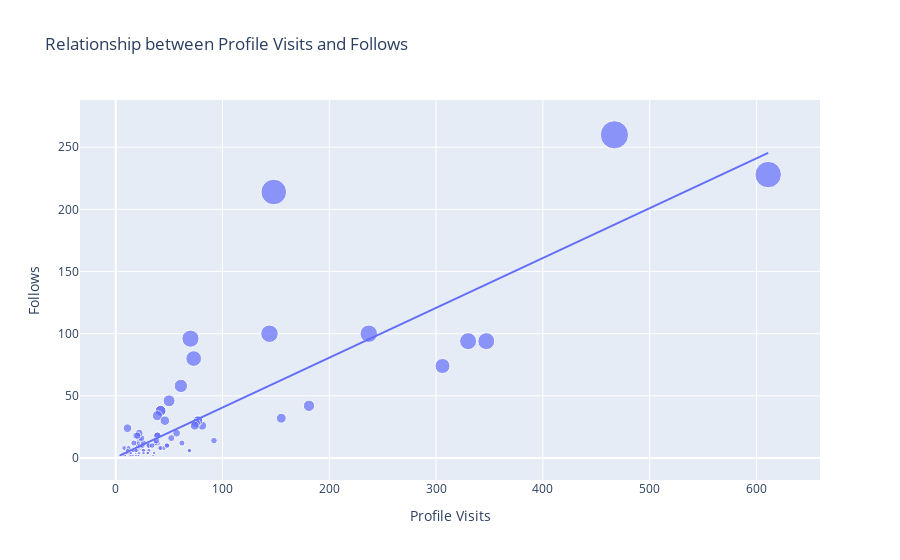

Notebook source saved alongside this figure:
### Code cell
figure = px.scatter(data_frame=data, x='Profile Visits', y='Follows',
                   size='Follows', trendline='ols',
                   title='Relationship between Profile Visits and Follows')
figure.show()

### Figure 1 — Plotly figure (JSON) as saved in the notebook; plotly's stock layout.template omitted (floating-point values rounded to 4 significant figures)
{"data": [{"hovertemplate": "Profile Visits=%{x}<br>Follows=%{marker.size}<extra></extra>", "legendgroup": "", "marker": {"color": "#636efa", "size": [2, 10, 12, 8, 0, 2, 0, 6, 4, 6, 4, 0, 2, 4, 42, 6, 2, 2, 30, 0, 0, 24, 100, 2, 4, 6, 6, 6, 2, 2, 20, 2, 4, 8, 26, 2, 2, 4, 0, 2, 94, 8, 18, 10, 4, 4, 4, 4, 18, 38, 10, 12, 4, 4, 74, 0, 6, 6, 0, 6, 12, 10, 8, 8, 46, 12, 10, 94, 6, 10, 6, 4, 12, 16, 12, 8, 32, 8, 16, 6, 10, 10, 6, 2, 2, 30, 0, 4, 4, 18, 38, 10, 2, 4, 6, 6, 6, 2, 2, 14, 8, 14, 28, 18, 12, 34, 26, 260, 16, 96, 20, 30, 58, 100, 80, 18, 10, 214, 228], "sizemode": "area", "sizeref": 0.65, "symbol": "circle"}, "mode": "markers", "name": "", "orientation": "v", "showlegend": false, "type": "scatter", "x": [35, 48, 62, 23, 8, 9, 26, 12, 36, 31, 29, 15, 8, 20, 181, 17, 16, 21, 77, 10, 9, 11, 144, 14, 10, 19, 69, 11, 19, 9, 57, 13, 11, 24, 81, 4, 7, 14, 18, 8, 330, 21, 19, 32, 19, 21, 14, 30, 39, 42, 31, 20, 12, 22, 306, 13, 26, 16, 15, 15, 39, 21, 8, 45, 50, 37, 25, 347, 26, 48, 16, 26, 17, 52, 22, 41, 155, 12, 22, 20, 23, 25, 17, 16, 21, 77, 10, 14, 30, 39, 42, 31, 14, 10, 19, 69, 11, 19, 9, 38, 42, 92, 75, 21, 26, 39, 74, 467, 24, 70, 22, 46, 61, 237, 73, 20, 34, 148, 611], "xaxis": "x", "y": [2, 10, 12, 8, 0, 2, 0, 6, 4, 6, 4, 0, 2, 4, 42, 6, 2, 2, 30, 0, 0, 24, 100, 2, 4, 6, 6, 6, 2, 2, 20, 2, 4, 8, 26, 2, 2, 4, 0, 2, 94, 8, 18, 10, 4, 4, 4, 4, 18, 38, 10, 12, 4, 4, 74, 0, 6, 6, 0, 6, 12, 10, 8, 8, 46, 12, 10, 94, 6, 10, 6, 4, 12, 16, 12, 8, 32, 8, 16, 6, 10, 10, 6, 2, 2, 30, 0, 4, 4, 18, 38, 10, 2, 4, 6, 6, 6, 2, 2, 14, 8, 14, 28, 18, 12, 34, 26, 260, 16, 96, 20, 30, 58, 100, 80, 18, 10, 214, 228], "yaxis": "y"}, {"hovertemplate": "<b>OLS trendline</b><br>Follows = 0.400884 * Profile Visits + 0.46283<br>R<sup>2</sup>=0.727868<br><br>Profile Visits=%{x}<br>Follows=%{y} <b>(trend)</b><extra></extra>", "legendgroup": "", "marker": {"color": "#636efa", "symbol": "circle"}, "mode": "lines", "name": "", "showlegend": false, "type": "scatter", "x": [4, 7, 8, 8, 8, 8, 9, 9, 9, 9, 10, 10, 10, 10, 11, 11, 11, 11, 12, 12, 12, 13, 13, 14, 14, 14, 14, 14, 15, 15, 15, 16, 16, 16, 16, 17, 17, 17, 18, 19, 19, 19, 19, 19, 19, 20, 20, 20, 20, 21, 21, 21, 21, 21, 21, 22, 22, 22, 22, 23, 23, 24, 24, 25, 25, 26, 26, 26, 26, 26, 29, 30, 30, 31, 31, 31, 32, 34, 35, 36, 37, 38, 39, 39, 39, 39, 41, 42, 42, 42, 45, 46, 48, 48, 50, 52, 57, 61, 62, 69, 69, 70, 73, 74, 75, 77, 77, 81, 92, 144, 148, 155, 181, 237, 306, 330, 347, 467, 611], "xaxis": "x", "y": [2.066, 3.269, 3.67, 3.67, 3.67, 3.67, 4.071, 4.071, 4.071, 4.071, 4.472, 4.472, 4.472, 4.472, 4.873, 4.873, 4.873, 4.873, 5.273, 5.273, 5.273, 5.674, 5.674, 6.075, 6.075, 6.075, 6.075, 6.075, 6.476, 6.476, 6.476, 6.877, 6.877, 6.877, 6.877, 7.278, 7.278, 7.278, 7.679, 8.08, 8.08, 8.08, 8.08, 8.08, 8.08, 8.481, 8.481, 8.481, 8.481, 8.881, 8.881, 8.881, 8.881, 8.881, 8.881, 9.282, 9.282, 9.282, 9.282, 9.683, 9.683, 10.08, 10.08, 10.48, 10.48, 10.89, 10.89, 10.89, 10.89, 10.89, 12.09, 12.49, 12.49, 12.89, 12.89, 12.89, 13.29, 14.09, 14.49, 14.89, 15.3, 15.7, 16.1, 16.1, 16.1, 16.1, 16.9, 17.3, 17.3, 17.3, 18.5, 18.9, 19.71, 19.71, 20.51, 21.31, 23.31, 24.92, 25.32, 28.12, 28.12, 28.52, 29.73, 30.13, 30.53, 31.33, 31.33, 32.93, 37.34, 58.19, 59.79, 62.6, 73.02, 95.47, 123.1, 132.8, 139.6, 187.7, 245.4], "yaxis": "y"}], "layout": {"legend": {"itemsizing": "constant", "tracegroupgap": 0}, "title": {"text": "Relationship between Profile Visits and Follows"}, "xaxis": {"anchor": "y", "domain": [0, 1], "title": {"text": "Profile Visits"}}, "yaxis": {"anchor": "x", "domain": [0, 1], "title": {"text": "Follows"}}}}
